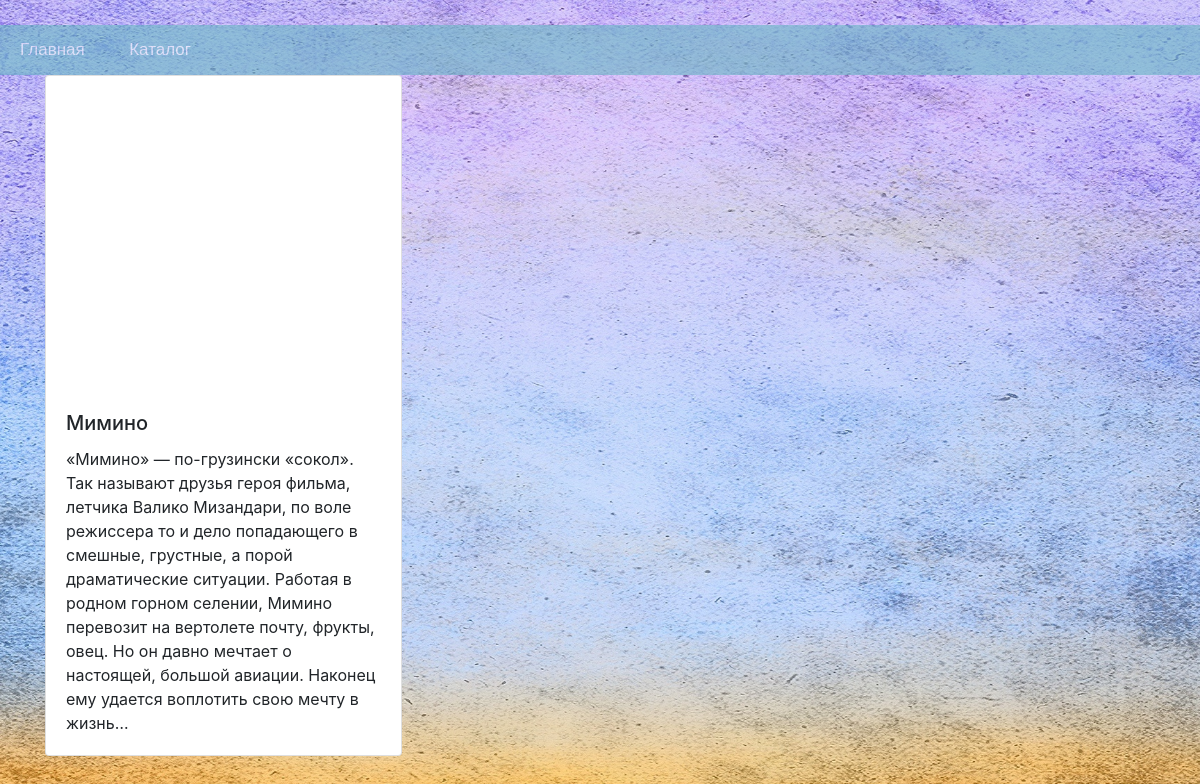
Before: /Георгий Данелия/ with the older database file.
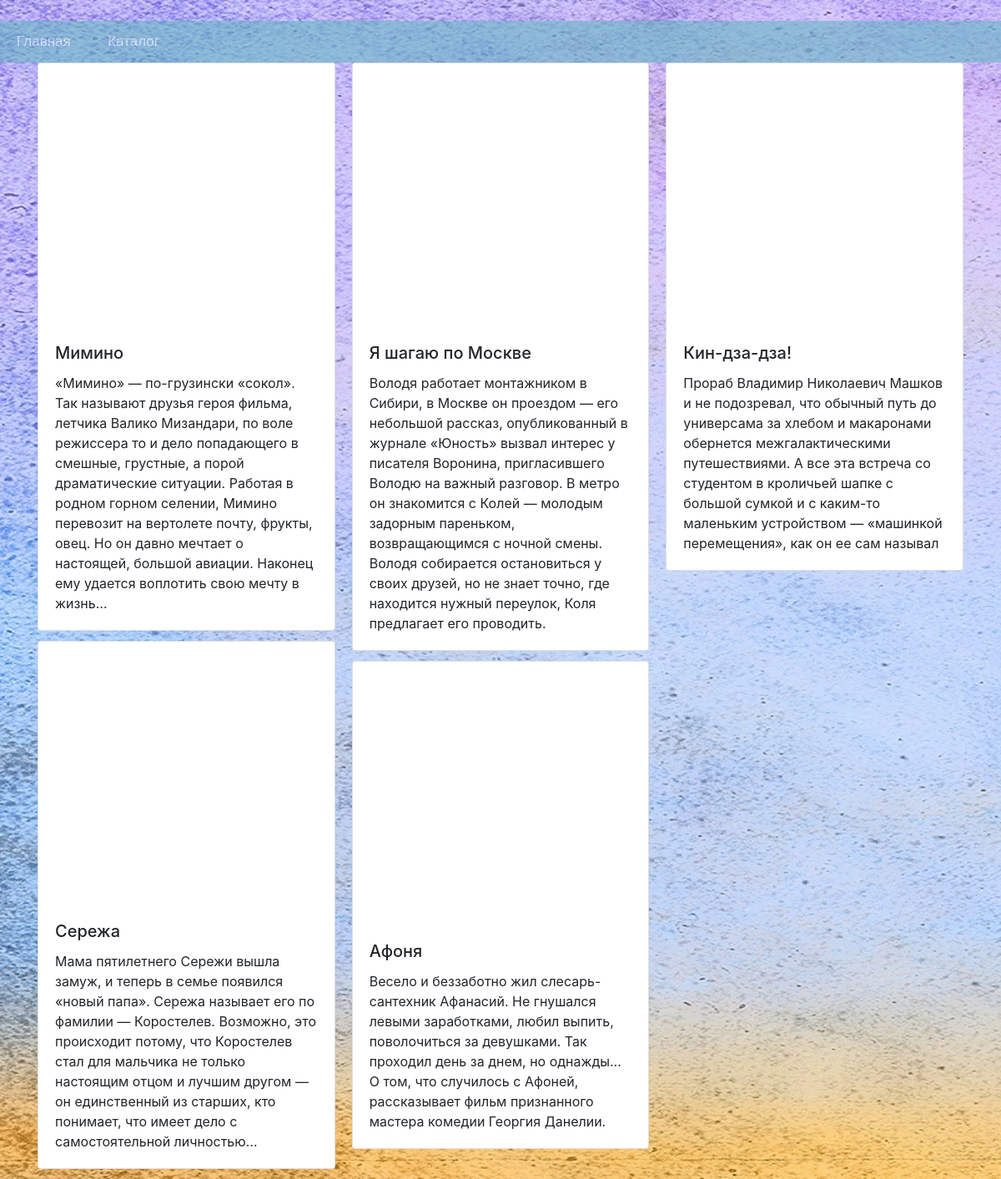
After: the same page with the newer database file.
### catalog/models.py (models this page shows, shortened)
class Film(models.Model):
    director = models.ForeignKey(Director, on_delete=models.CASCADE, null=True)
    name = models.CharField(max_length=40, verbose_name='Название фильма')
    description = models.TextField(verbose_name='Описание фиьма')
    trailer = models.URLField(max_length=300,verbose_name='Ссылка на трейлер фильма', default='')

### catalog/views.py (the view)
# urls.py: path('<str:director>/', views.films, name='films'),
def films(request, director):
    films = Film.objects.filter(director__name=director)
    return render(request, 'groups.html', {'films': films})

### catalog/templates/groups.html (shortened to what this page needs)
{% load staticfiles %}
<link rel="stylesheet" href="https://stackpath.bootstrapcdn.com/bootstrap/4.3.1/css/bootstrap.min.css">
<ul class="menu">
        <li><a href="{% url 'main' %}">Главная</a></li>
        <li><a href="{% url 'catalog' %}">Каталог</a></li>
</ul>
<body class="back_scroll">
<div class="container">
    <div class="card-columns">
        {% for film in films %}
                    <div class="card">
                        <iframe width="560" height="315" src={{film.trailer}} frameborder="0" allow="accelerometer; autoplay; encrypted-media; gyroscope; picture-in-picture" allowfullscreen style="opacity: .9; padding: 10px" class="card-img-top"></iframe>
                        <div class="card-body">
                            <h5 class="card-title">{{film.name}}</h5>
                            <p class="card-text">{{film.description}}</p>
                        </div>
                    </div>
        {% endfor %}
    </div>
</div>
</body>

Changed rows visible on the page:
added Film: name "Сережа", description "Мама пятилетнего Сережи вышла замуж, и теперь в семье появился «новый папа». Сережа называет его по фамилии — Коростелев. Возможно, это происходит потому, что Коростелев стал для мальчика не только настоящим отцом и лучшим другом — он единственный из старших, кто понимает, что имеет дело с самостоятельной личностью…"
added Film: name "Я шагаю по Москве", description "Володя работает монтажником в Сибири, в Москве он проездом — его небольшой рассказ, опубликованный в журнале «Юность» вызвал интерес у писателя Воронина, пригласившего Володю на важный разговор. В метро он знакомится с Колей — молодым задорным пареньком, возвращающимся с ночной смены. Володя собирается остановиться у своих друзей, но не знает точно, где находится нужный переулок, Коля предлагает его проводить."
added Film: name "Афоня", description "Весело и беззаботно жил слесарь-сантехник Афанасий. Не гнушался левыми заработками, любил выпить, поволочиться за девушками. Так проходил день за днем, но однажды… О том, что случилось с Афоней, рассказывает фильм признанного мастера комедии Георгия Данелии."
added Film: name "Кин-дза-дза!", description "Прораб Владимир Николаевич Машков и не подозревал, что обычный путь до универсама за хлебом и макаронами обернется межгалактическими путешествиями. А все эта встреча со студентом в кроличьей шапке с большой сумкой и с каким-то маленьким устройством — «машинкой перемещения», как он ее сам называл"
